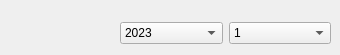
         <widget class="QWidget" name="tab_11">
          <attribute name="title">
           <string>월 선택</string>
          </attribute>
          <widget class="QWidget" name="layoutWidget_8">
           <property name="geometry">
            <rect>
             <x>120</x>
             <y>20</y>
             <width>211</width>
             <height>26</height>
            </rect>
           </property>
           <layout class="QHBoxLayout" name="horizontalLayout_11">
            <item>
             <widget class="QComboBox" name="year_combo_3">
              <item>
               <property name="text">
                <string>2023</string>
               </property>
              </item>
             </widget>
            </item>
            <item>
             <widget class="QComboBox" name="month_combo_3">
              <item>
               <property name="text">
                <string>1</string>
               </property>
              </item>
              <item>
               <property name="text">
                <string>2</string>
               </property>
              </item>
              <item>
               <property name="text">
                <string>3</string>
               </property>
              </item>
              <item>
               <property name="text">
                <string>4</string>
               </property>
              </item>
              <item>
               <property name="text">
                <string>5</string>
               </property>
              </item>
              <item>
               <property name="text">
                <string>6</string>
               </property>
              </item>
              <item>
               <property name="text">
                <string>7</string>
               </property>
              </item>
              <item>
               <property name="text">
                <string>8</string>
               </property>
              </item>
              <item>
               <property name="text">
                <string>9</string>
               </property>
              </item>
              <item>
               <property name="text">
                <string>10</string>
               </property>
              </item>
              <item>
               <property name="text">
                <string>11</string>
               </property>
              </item>
              <item>
               <property name="text">
                <string>12</string>
               </property>
              </item>
             </widget>
            </item>
           </layout>
          </widget>
         </widget>
